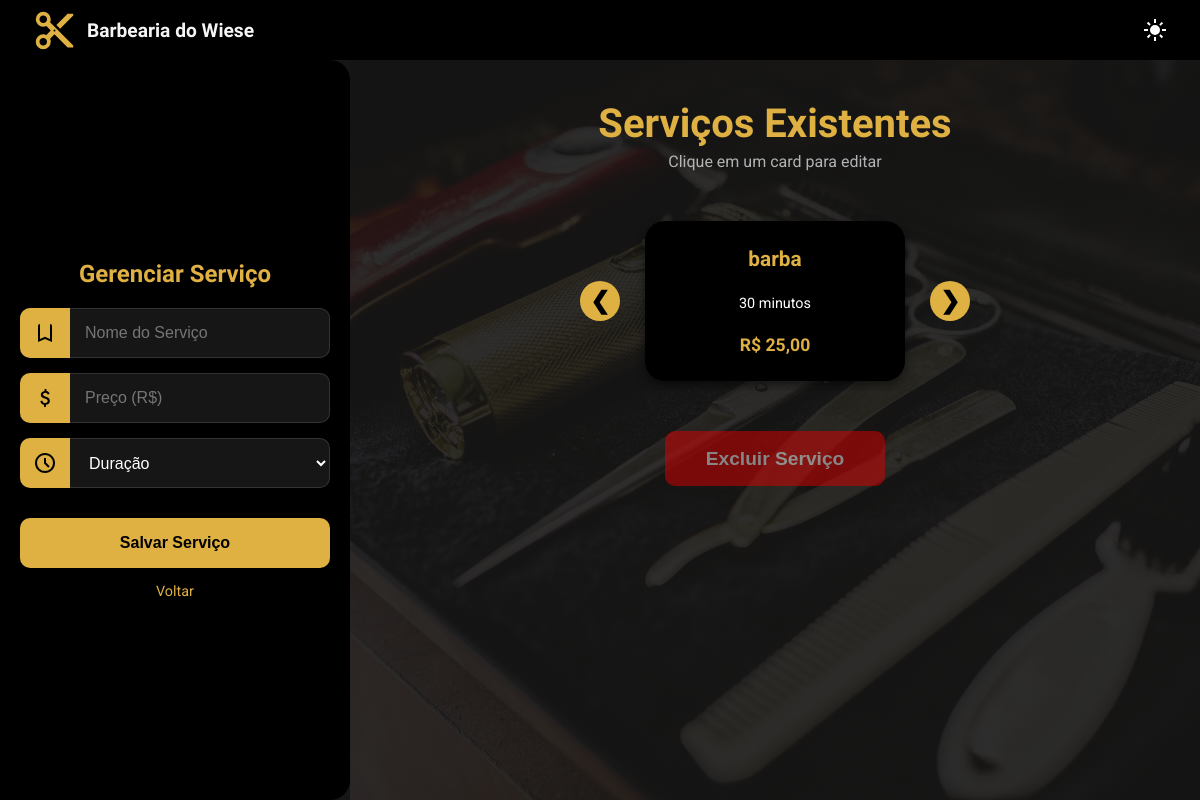
/barbeiro/servicos/meus-servicos/ (signed in), run on the app's committed database.
### servicos/models.py (models this page shows, shortened)
class Servicos(models.Model):
    id_servicos = models.AutoField(primary_key=True)
    nome_servico= models.CharField(max_length=25)
    preco_servico= models.DecimalField(max_digits=5,decimal_places=2,validators=[MinValueValidator(0)])
    slot_duracao_servico= models.IntegerField(choices=duracoes)
    class Meta():
        constraints= [models.UniqueConstraint(name='servicos_constraint_unicos',fields=regras)]

### servicos/views.py (the view, shortened to what this page needs)
# urls.py: path('meus-servicos/',views.barbeiros_editar_servicos,name='barbeiro_editar_servicos'),
@login_required
@ensure_csrf_cookie
def barbeiros_editar_servicos(request):
    if hasattr(request.user, 'clientao'):
        return redirect('/clientes/dashboard/')
    if not hasattr(request.user, 'barber'):
        return redirect('/account/login')
    if request.method == 'GET':
        lista_servicos = Servicos.objects.all().order_by('nome_servico')
        contexto = {
            'servicos': lista_servicos
        }
        return render(request, 'servicos/editar-servicos.html', contexto)

### templates/servicos/editar-servicos.html (shortened to what this page needs)
{% load static %}
<!DOCTYPE html>
<html lang="pt-br">
<head>
  <link rel="stylesheet" href="{% static 'servicos/css/styleseditar-servicos.css' %}">
</head>
<body>
    <nav>
        <a href="{% url 'barbeiro_pagina_inicial_dashboard' %}" class="nav-logo">
            <img src="{% static 'global/images/content_cut_24dp_E3E3E3_FILL1_wght400_GRAD0_opsz24.svg' %}" alt="Logo" class="logo-icon">
            <h1 class="page-title">Barbearia do Wiese</h1>
        </a>
        <button id="theme-switch" aria-label="Alternar tema">
        </button>
    </nav>
    <div class="container">
        <div class="wrapper">
            <h2>Gerenciar Serviço</h2>
            <form id="form-servico" method="POST">
                <div>
                    <label for="nome_servico">
                        <svg xmlns="http://www.w3.org/2000/svg" height="24px" viewBox="0 -960 960 960" width="24px" fill="#000000ff"><path d="M200-120v-640q0-33 23.5-56.5T280-840h400q33 0 56.5 23.5T760-760v640L480-240 200-120Zm80-122 200-86 200 86v-598H280v598Zm0-598v598-598Z"/></svg>
                    </label>
                    <input type="text" name="nome_servico" id="nome_servico" placeholder="Nome do Serviço" required>
                </div>
                <div>
                    <label for="preco_servico">
                    </label>
                    <input type="number" step="0.01" min="0" name="preco_servico" id="preco_servico" placeholder="Preço (R$)" required>
                </div>
                <div>
                    <label for="slot_duracao_servico">
                    </label>
                    <select name="slot_duracao_servico" id="slot_duracao_servico" required>
                        <option value="" disabled selected>Duração</option>
                    </select>
                </div>
                <div class="form-actions">
                    <button type="submit" id="btn-salvar">Salvar Serviço</button>
                </div>
            </form>
            <p class="back-text">
                <a href="{% url 'barbeiro_pagina_inicial_dashboard' %}">Voltar</a>
            </p>
        </div>
        <div class="content-right">
            <h2 class="section-title">Serviços Existentes</h2>
            <p class="section-subtitle">Clique em um card para editar</p>
            <div class="container-carrossel">
                <button type="button" class="seta" id="btn-esq">&#10094;</button>
                <div class="servicos-agendamento" id="scroll-container">
                    {% if servicos %}
                        {% for s in servicos %}
                        <div class="link-bloco"
                             data-id="{{ s.pk }}"
                             data-nome="{{ s.nome_servico }}"
                             data-preco="{{ s.preco_servico }}"
                             data-duracao="{{ s.slot_duracao_servico }}"
                             onclick="preencherFormulario(this)">
                            <div class="card-servico">
                                <h2>{{ s.nome_servico }}</h2>
                                <p class="descricao">{{ s.get_slot_duracao_servico_display }}</p>
                                <p class="valor">R$ {{ s.preco_servico }}</p>
                            </div>
                        </div>
                        {% endfor %}
                    {% else %}
                        <p class="aviso-sem-servico">Nenhum serviço cadastrado.</p>
                    {% endif %}
                </div>
                <button type="button" class="seta" id="btn-dir">&#10095;</button>
            </div>
            <button class="confirm-button">Excluir Serviço</button>
        </div>
    </div>
</body>
</html>

### data on the page
Servicos: nome_servico "barba", slot_duracao_servico "30 minutos", preco_servico "25,00"
